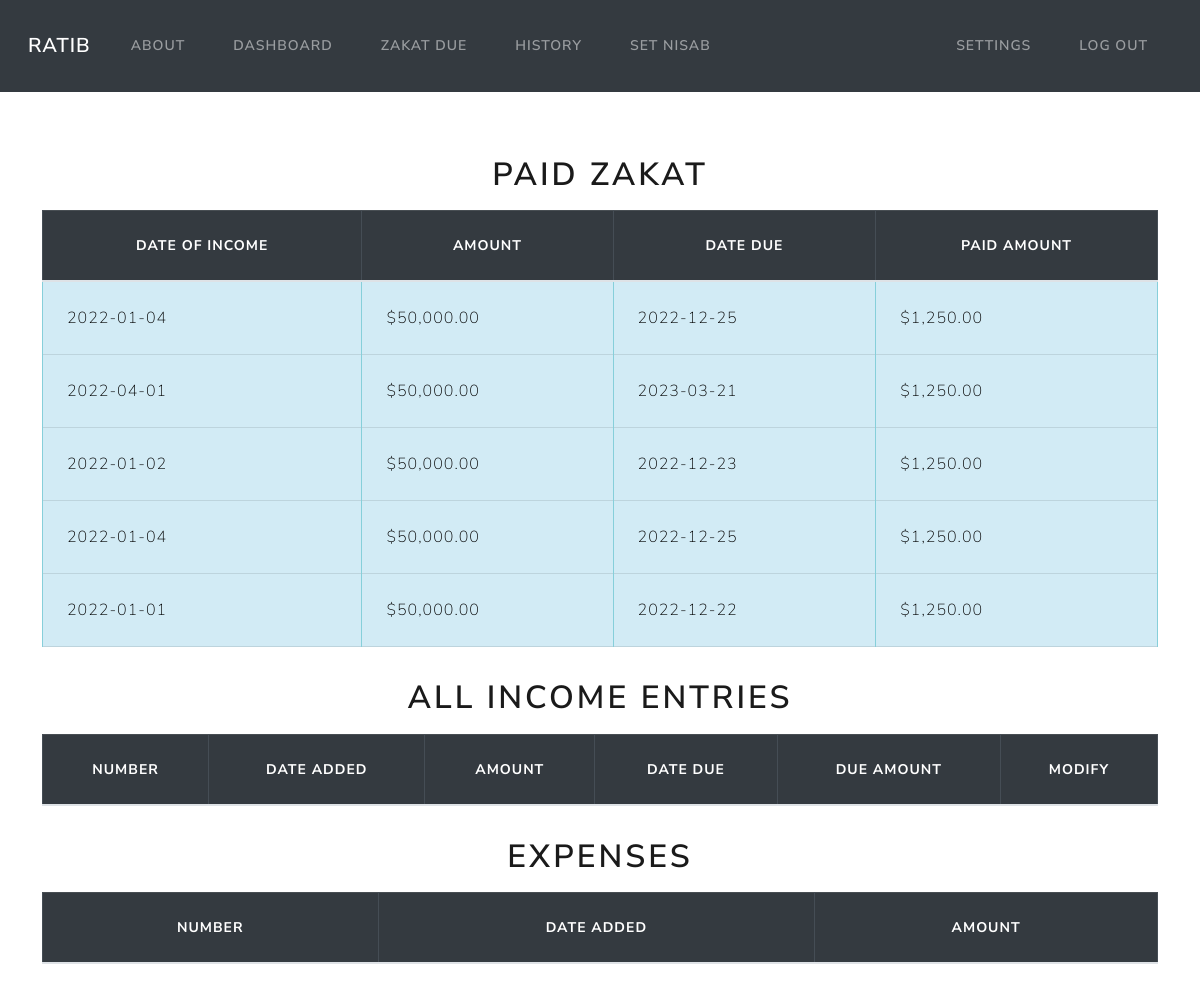
Screenshot of /history (signed in) with the database file from the repository.
### models.py (models this page shows)
class Income(Base):
    __tablename__ = 'income'
    id = Column(Integer, primary_key=True)
    amount = Column(Numeric(10,2))
    date = Column(DateTime, default=func.now())
    due_date = Column(DateTime, default=calculate_due_date())
    due_amount = Column(Numeric(10,2))
    user_id = Column(Integer, ForeignKey('users.id'))
    user = relationship("User", back_populates="income")
    paid = Column(Boolean, default=False)

### app.py (the view)
@app.route('/history')
def history():
    userid = flasksession.get('user_id')
    incomes = session.query(Income).filter_by(user_id=userid).all()
    expenses = session.query(Expenses).filter_by(user_id=userid).all()
    paid = session.query(Income).filter_by(user_id=userid, paid=True).all()
    return render_template('history.html', incomes=incomes, expenses=expenses, paid=paid)

### app.py (called while the page is built)
@app.teardown_appcontext
def shutdown_session(exception=None):
    session.remove()

### utils.py (called while the page is built)
def usd(value):
    return f"${value:,.2f}"

### templates/history.html (shortened to what this page needs)
{% extends 'layout.html' %}
{% block content %}
<div class="table-responsive">
    <table class="table table-bordered mt-3">
        <h1 class="mt-3 text-center"> Paid Zakat </h1>
        <thead class="table-dark text-center">
            <th>Date of income</th>
            <th>Amount</th>
            <th>Date Due</th>
            <th>Paid Amount</th>
        </thead>
        <tbody class="table-info">
            {% for entry in paid %}
            <tr>
                <td>{{ entry.date.date() }}</td>
                <td>{{ entry.amount | usd}}</td>
                <td>{{ entry.due_date.date() }}</td>
                <td>{{ entry.due_amount | usd}}</td>
            </tr>
            {% endfor %}
        </tbody>
    </table>
</div>
<div class="table-responsive">
    <table class="table table-bordered mt-3">
        <h1 class="mt-3 text-center"> All Income Entries</h1>
        <thead class="table-dark text-center">
            <th>Number</th>
            <th>Date added</th>
            <th>Amount</th>
            <th>Date Due</th>
            <th>Due Amount</th>
            <th>Modify</th>
        </thead>
    </table>
</div>
<div class="table-responsive">
    <table class="table table-bordered mt-3">
        <h1 class="mt-3 text-center"> Expenses </h1>
            <thead class="table-dark text-center">
                <th>Number</th>
                <th>Date added</th>
                <th>Amount</th>
            </thead>
    </table>
</div>
{% endblock %}

### rows the page displays
Income: date "2022-01-04", amount "$50,000.00", due_date "2022-12-25", due_amount "$1,250.00"
Income: date "2022-04-01", amount "$50,000.00", due_date "2023-03-21", due_amount "$1,250.00"
Income: date "2022-01-02", amount "$50,000.00", due_date "2022-12-23", due_amount "$1,250.00"
Income: date "2022-01-04", amount "$50,000.00", due_date "2022-12-25", due_amount "$1,250.00"
Income: date "2022-01-01", amount "$50,000.00", due_date "2022-12-22", due_amount "$1,250.00"
